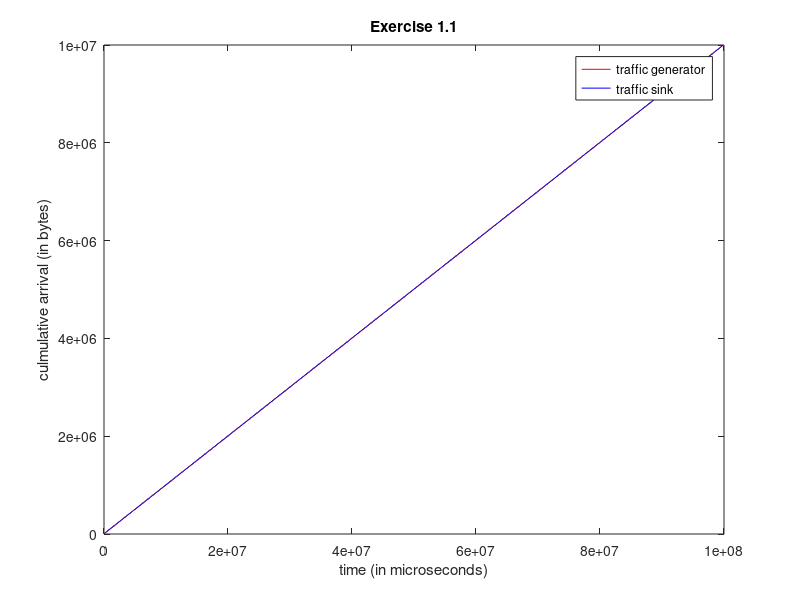

This figure's MATLAB source:
clc;clear all;
%%%%%%%%%%%%%%%%%%%%%%%%%%%%%%%%%%%%%%%%%%%%%%%%%%%%%%%%%%%%%%%%%%%
%Reading data from a file
%Note that time is in micro seconds and packetsize is in Bytes
%%%%%%%%%%%%%%%%%%%%%%%%%%%%%%%%%%%%%%%%%%%%%%%%%%%%%%%%%%%%%%%%%%%


%generator file
[packet_no_p, time_p, packetsize_p] = textread('output.txt', '%f %f %f');

time_array = zeros(1,100000);
cumulative_arrival = zeros(1,100000);

time_array(1) = time_p(1);
cumulative_arrival(1) = packetsize_p(1);
i=2
while i<=100000
    time_array(i) = time_array(i-1) + time_p(i);
    cumulative_arrival(i) = cumulative_arrival(i-1) + packetsize_p(i);
    i=i+1;
end
    
%sink output
[packet_no_p3, packetsize_p3, arrival_time] = textread('TrafficSinkOutput.txt', '%f %f %f');
time_array3 = zeros(1,100000);
cumulative_arrival3 = zeros(1,100000);

time_array3(1) = arrival_time(1);
cumulative_arrival3(1) = packetsize_p3(1);
i=2
while i<=100000
    time_array3(i) = time_array3(i-1) + arrival_time(i);
    cumulative_arrival3(i) = cumulative_arrival3(i-1) + packetsize_p3(i);
    i=i+1;
end

figure(1);

h2 = plot(time_array,cumulative_arrival, 'r', time_array3,cumulative_arrival3, 'b' );
hold on
hkeg2 = legend(h2, 'traffic generator', 'traffic sink');
title('Exercise 1.1');
xlabel('time (in microseconds)');
ylabel('culmulative arrival (in bytes)');